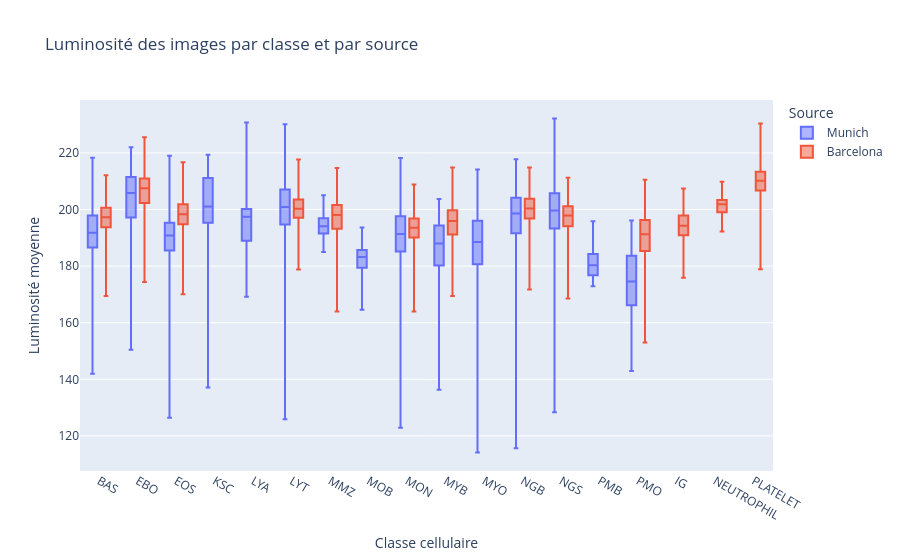

This figure's notebook cell:
### Code cell
import plotly.express as px
df = df_all.copy()
fig = px.box(
    df,
    x="class_code",
    y="brightness",
    color="source",
    category_orders={"class_code": df["class_code"].unique()},
    points=False,
    title="Luminosité des images par classe et par source",
    labels={"class_code": "Classe", "brightness": "Luminosité", "source": "Source"}
)

fig.update_layout(
    xaxis_title="Classe cellulaire",
    yaxis_title="Luminosité moyenne",
    boxmode="group"
)

fig.show()

### Figure 1 — Plotly figure (JSON) as saved in the notebook; plotly's stock layout.template omitted (floating-point values rounded to 4 significant figures; data arrays with more than 128 entries replaced by an {"elided": "..."} marker saying what was removed)
{"data": [{"alignmentgroup": "True", "boxpoints": false, "hovertemplate": "Source=Munich<br>Classe=%{x}<br>Luminosité=%{y}<extra></extra>", "legendgroup": "Munich", "marker": {"color": "#636efa"}, "name": "Munich", "notched": false, "offsetgroup": "Munich", "orientation": "v", "showlegend": true, "type": "box", "x": {"elided": "18365 str values"}, "x0": " ", "xaxis": "x", "y": {"elided": "18365 float values"}, "y0": " ", "yaxis": "y"}, {"alignmentgroup": "True", "boxpoints": false, "hovertemplate": "Source=Barcelona<br>Classe=%{x}<br>Luminosité=%{y}<extra></extra>", "legendgroup": "Barcelona", "marker": {"color": "#EF553B"}, "name": "Barcelona", "notched": false, "offsetgroup": "Barcelona", "orientation": "v", "showlegend": true, "type": "box", "x": {"elided": "17092 str values"}, "x0": " ", "xaxis": "x", "y": {"elided": "17092 float values"}, "y0": " ", "yaxis": "y"}], "layout": {"boxmode": "group", "legend": {"title": {"text": "Source"}, "tracegroupgap": 0}, "title": {"text": "Luminosité des images par classe et par source"}, "xaxis": {"anchor": "y", "categoryarray": ["BAS", "EBO", "EOS", "KSC", "LYA", "LYT", "MMZ", "MOB", "MON", "MYB", "MYO", "NGB", "NGS", "PMB", "PMO", "IG", "NEUTROPHIL", "PLATELET"], "categoryorder": "array", "domain": [0, 1], "title": {"text": "Classe cellulaire"}}, "yaxis": {"anchor": "x", "domain": [0, 1], "title": {"text": "Luminosité moyenne"}}}}
